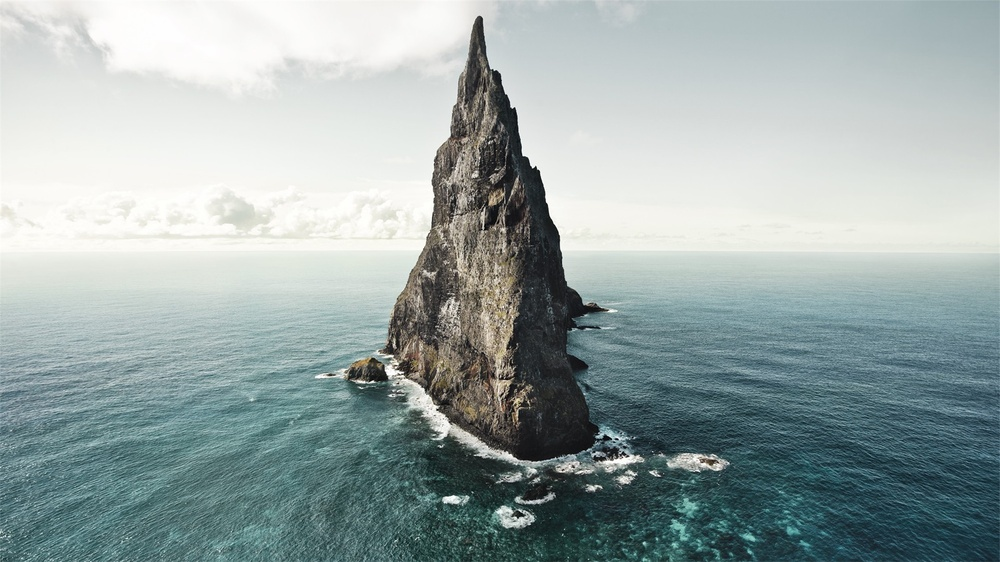
#> input picture rock.jpg, 1000 x 562 px, shrunk from 1920 x 1080 before the run; its folder holds only this picture in this run
$ python main.py   (older library calls are emulated)
#> lines starting #> are read from the running program, lines starting #| are printed output that depends on the picture
#> further down, loadimage is the input picture: shape (562, 1000, 3); mean R, G, B 153.7, 167.3, 166.6
### conv.py
# -*- coding: utf-8 -*-
"""
Created on Sun Aug 27 19:55:01 2017

@author: Yifeng Zhou, zhou624@purdue.edu
"""

import numpy as np
class Conv2D:
    def __init__(self,in_channel, o_channel, kernel_size, stride, mode):
        self.in_channel=in_channel
        self.o_channel=o_channel
        self.kernel_size=kernel_size
        self.stride=stride
        self.mode=mode
    def forward(self,input_image):
        K1 = np.array([[-1,-1,-1],
                    [0,0,0],
                    [1,1,1]])
        k2 = np.array([[-1,0,1],
                    [-1,0,1],
                    [-1,0,1]])
        k3 = np.array([[1,1,1],
                    [1,1,1],
                    [1,1,1]])
        k_3=np.stack((K1,k2,k3),axis=0)
        k4 = np.array([[-1,-1,-1,-1,-1],
                    [-1,-1,-1,-1,-1],
                    [0,0,0,0,0],
                    [1,1,1,1,1],
                    [1,1,1,1,1]])
        k5 = np.array([[-1,-1,0,1,1],
                    [-1,-1,0,1,1],
                    [-1,-1,0,1,1],
                    [-1,-1,0,1,1],
                    [-1,-1,0,1,1]])
        k_5=np.stack((k4,k5),axis=0)
        mode=self.mode
        kernel_size=self.kernel_size
        stride=self.stride
        o_channel=self.o_channel
        in_channel=self.in_channel
        xdim=input_image.shape[0]
#> xdim = 562
        ydim=input_image.shape[1]
#> ydim = 1000
        outputX=len(list(range(kernel_size,xdim+1,stride)))
#> outputX = 560
        outputY=len(list(range(kernel_size,ydim+1,stride)))
#> outputY = 998
        OutputImage=np.zeros((outputX,outputY,o_channel),dtype=np.int)
        num_operation=0
        if mode=='known':
            if (kernel_size==3)&(o_channel==1):
                kernel=K1
            elif kernel_size==3:
                kernel=k_3
            elif kernel_size==5:
                kernel=k_5
        elif mode=='rand':
            kernel=np.random.rand(kernel_size,kernel_size,o_channel)
        if in_channel==3:
            input_image= np.average(input_image, weights=[0.299, 0.587, 0.114], axis=2)
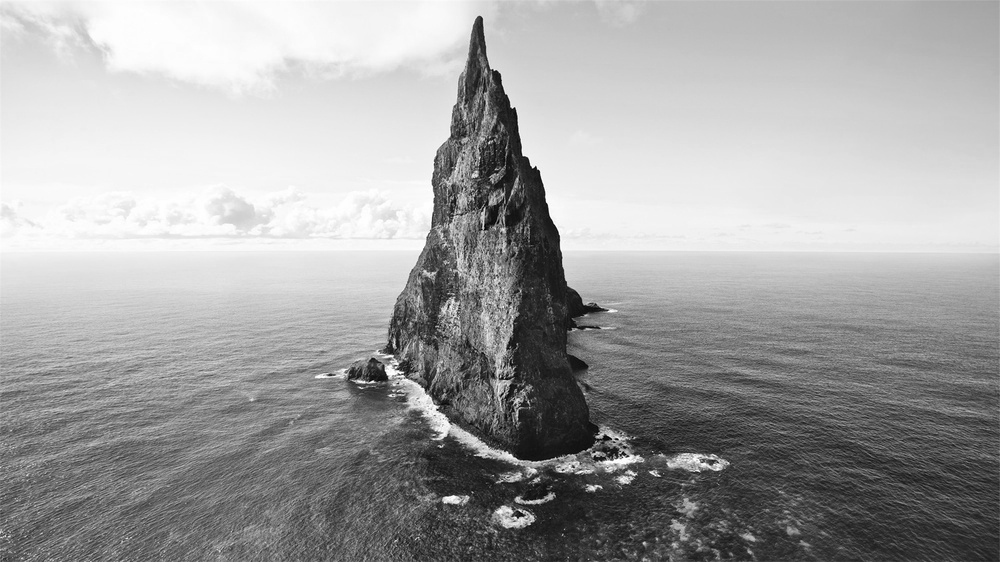
#> input_image: shape (562, 1000) float64; min 0, max 255, mean 163.2; drawn with min black and max white
        for outchannel in range (0,o_channel):
            for i1 in range(0,outputX):
                for j1 in range(0,outputY):
                    if o_channel==1:
                        kernelMulti=kernel
                    else:
                        #kernelMulti=kernel[:,:,outchannel]
                        kernelMulti=kernel[outchannel,:,:]
                    kernelMulti=np.transpose(kernelMulti)
                    tempmat=np.multiply(kernelMulti,  input_image[ stride*i1 : stride*i1+kernel_size, stride*j1 : stride*j1+kernel_size ])
                    OutputImage[i1,j1,outchannel]=np.sum(tempmat)
                    num_operation=num_operation+1
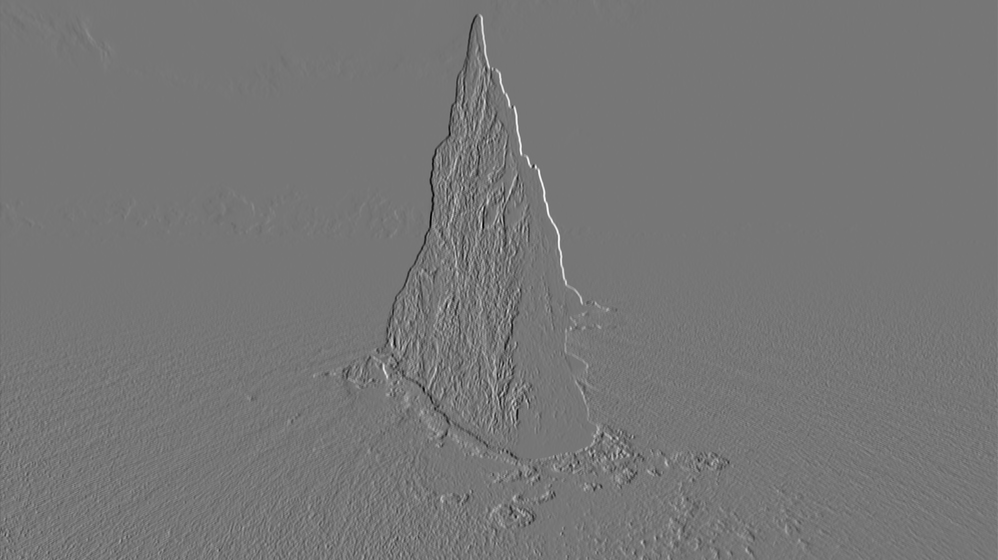
#> OutputImage: shape (560, 998, 1) int64; min -624, max 716, mean -0.2; drawn with min black and max white
#> after the loop, num_operation = 558880
        return num_operation,OutputImage

### main.py
# -*- coding: utf-8 -*-
"""
Spyder Editor

@author: Yifeng Zhou, zhou624@purdue.edu
"""

import numpy as np
import matplotlib.pyplot as plt
from scipy import misc
from conv import Conv2D
import time
#%%
# Part A
ImageTitle='rock' # summer or rock or bob
loadimage=misc.imread(ImageTitle+'.jpg')
in_channel=3
o_channel=1
kernel_size=3
stride=1
mode='known'
conv2d = Conv2D(in_channel, o_channel, kernel_size, stride,mode)
[IteNumber, ConvImage] = conv2d.forward(loadimage)
#> IteNumber = 558880
ConvImageShape=ConvImage.shape
#> ConvImageShape = (560, 998, 1)
for ImNum in range(0, ConvImageShape[2]):
    misc.imsave(ImageTitle+'_ochannel_'+str(o_channel)+'_ksize_'+str(kernel_size)+'_stride_'+str(stride)+'_'+str(ImNum)+'_'+'.jpg',ConvImage[:,:,ImNum])

#%%
# Part B
ImageTitle='bob'
#> (the run stopped early here; a loop or call above may not have finished)
